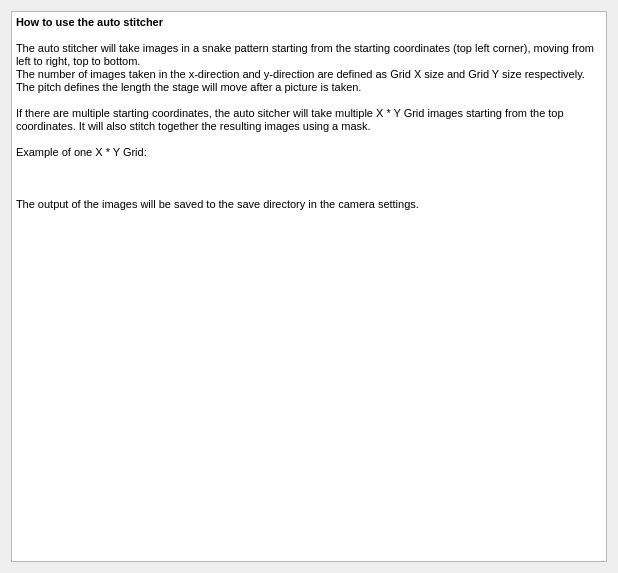
<?xml version="1.0" encoding="UTF-8"?>
<ui version="4.0">
 <class>AutoHelpDialog</class>
 <widget class="QDialog" name="AutoHelpDialog">
  <property name="geometry">
   <rect>
    <x>0</x>
    <y>0</y>
    <width>618</width>
    <height>573</height>
   </rect>
  </property>
  <property name="minimumSize">
   <size>
    <width>618</width>
    <height>573</height>
   </size>
  </property>
  <property name="maximumSize">
   <size>
    <width>618</width>
    <height>573</height>
   </size>
  </property>
  <property name="windowTitle">
   <string>Auto Stitcher Help</string>
  </property>
  <layout class="QGridLayout" name="gridLayout">
   <item row="0" column="0">
    <widget class="QTextEdit" name="textEdit">
     <property name="html">
      <string>&lt;!DOCTYPE HTML PUBLIC &quot;-//W3C//DTD HTML 4.0//EN&quot; &quot;http://www.w3.org/TR/REC-html40/strict.dtd&quot;&gt;
&lt;html&gt;&lt;head&gt;&lt;meta name=&quot;qrichtext&quot; content=&quot;1&quot; /&gt;&lt;style type=&quot;text/css&quot;&gt;
p, li { white-space: pre-wrap; }
&lt;/style&gt;&lt;/head&gt;&lt;body style=&quot; font-family:'MS Shell Dlg 2'; font-size:8.25pt; font-weight:400; font-style:normal;&quot;&gt;
&lt;p style=&quot; margin-top:0px; margin-bottom:0px; margin-left:0px; margin-right:0px; -qt-block-indent:0; text-indent:0px;&quot;&gt;&lt;span style=&quot; font-weight:600;&quot;&gt;How to use the auto stitcher&lt;/span&gt;&lt;/p&gt;
&lt;p style=&quot;-qt-paragraph-type:empty; margin-top:0px; margin-bottom:0px; margin-left:0px; margin-right:0px; -qt-block-indent:0; text-indent:0px; font-weight:600;&quot;&gt;&lt;br /&gt;&lt;/p&gt;
&lt;p style=&quot; margin-top:0px; margin-bottom:0px; margin-left:0px; margin-right:0px; -qt-block-indent:0; text-indent:0px;&quot;&gt;The auto stitcher will take images in a snake pattern starting from the starting coordinates (top left corner), moving from &lt;/p&gt;
&lt;p style=&quot; margin-top:0px; margin-bottom:0px; margin-left:0px; margin-right:0px; -qt-block-indent:0; text-indent:0px;&quot;&gt;left to right, top to bottom. &lt;/p&gt;
&lt;p style=&quot; margin-top:0px; margin-bottom:0px; margin-left:0px; margin-right:0px; -qt-block-indent:0; text-indent:0px;&quot;&gt;The number of images taken in the x-direction and y-direction are defined as Grid X size and Grid Y size respectively. &lt;/p&gt;
&lt;p style=&quot; margin-top:0px; margin-bottom:0px; margin-left:0px; margin-right:0px; -qt-block-indent:0; text-indent:0px;&quot;&gt;The pitch defines the length the stage will move after a picture is taken.&lt;/p&gt;
&lt;p style=&quot;-qt-paragraph-type:empty; margin-top:0px; margin-bottom:0px; margin-left:0px; margin-right:0px; -qt-block-indent:0; text-indent:0px;&quot;&gt;&lt;br /&gt;&lt;/p&gt;
&lt;p style=&quot; margin-top:0px; margin-bottom:0px; margin-left:0px; margin-right:0px; -qt-block-indent:0; text-indent:0px;&quot;&gt;If there are multiple starting coordinates, the auto sitcher will take multiple X * Y Grid images starting from the top&lt;/p&gt;
&lt;p style=&quot; margin-top:0px; margin-bottom:0px; margin-left:0px; margin-right:0px; -qt-block-indent:0; text-indent:0px;&quot;&gt;coordinates. It will also stitch together the resulting images using a mask.&lt;/p&gt;
&lt;p style=&quot;-qt-paragraph-type:empty; margin-top:0px; margin-bottom:0px; margin-left:0px; margin-right:0px; -qt-block-indent:0; text-indent:0px;&quot;&gt;&lt;br /&gt;&lt;/p&gt;
&lt;p style=&quot; margin-top:0px; margin-bottom:0px; margin-left:0px; margin-right:0px; -qt-block-indent:0; text-indent:0px;&quot;&gt;Example of one X * Y Grid:&lt;/p&gt;
&lt;p style=&quot;-qt-paragraph-type:empty; margin-top:0px; margin-bottom:0px; margin-left:0px; margin-right:0px; -qt-block-indent:0; text-indent:0px;&quot;&gt;&lt;br /&gt;&lt;/p&gt;
&lt;p style=&quot; margin-top:0px; margin-bottom:0px; margin-left:0px; margin-right:0px; -qt-block-indent:0; text-indent:0px;&quot;&gt;&lt;img src=&quot;:/Stitching/autoHelp.png&quot; /&gt;&lt;/p&gt;
&lt;p style=&quot;-qt-paragraph-type:empty; margin-top:0px; margin-bottom:0px; margin-left:0px; margin-right:0px; -qt-block-indent:0; text-indent:0px;&quot;&gt;&lt;br /&gt;&lt;/p&gt;
&lt;p style=&quot; margin-top:0px; margin-bottom:0px; margin-left:0px; margin-right:0px; -qt-block-indent:0; text-indent:0px;&quot;&gt;The output of the images will be saved to the save directory in the camera settings.&lt;/p&gt;&lt;/body&gt;&lt;/html&gt;</string>
     </property>
    </widget>
   </item>
  </layout>
 </widget>
 <resources>
  <include location="../Resource/stitching.qrc"/>
 </resources>
 <connections/>
</ui>
